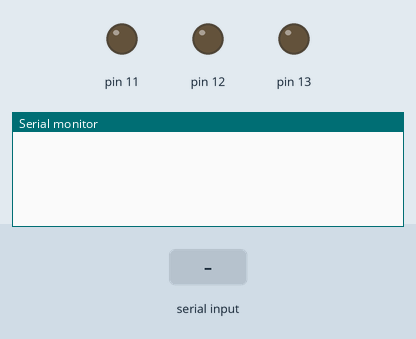
Simulated run of this sketch. Board: Arduino Uno, built with avr-gcc and run on an emulated ATmega328P. Shown: output pins drawn as LEDs (lit = HIGH), the last lines printed to the serial monitor. Inputs (shaded band) come from the test bench. The modem accepts every AT command (registered, SIM ready, sends succeed) and sends nothing else.

Above: at 0.8 s.
0.9 s: "90,45\n" received over the second serial link
At 2.6 s:
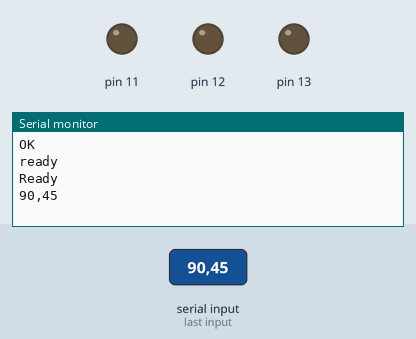
3.5 s: "5\n" received over the second serial link
At 5.2 s:
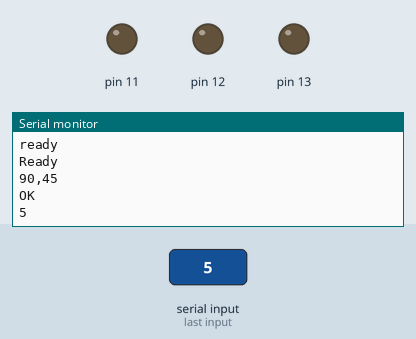

The sketch:

IoT_Send_control.ino
```cpp
#include <SoftwareSerial.h>

#define DEBUG true

SoftwareSerial esp8266(2,3); // make RX Arduino line is pin 2, make TX Arduino line is pin 3.
                             // This means that you need to connect the TX line from the esp to the Arduino's pin 2
                             // and the RX line from the esp to the Arduino's pin 3
void setup()
{
  Serial.begin(9600);
  esp8266.begin(9600); // your esp's baud rate might be different

  pinMode(11,OUTPUT);
  digitalWrite(11,LOW);

  pinMode(12,OUTPUT);
  digitalWrite(12,LOW);

  pinMode(13,OUTPUT);
  digitalWrite(13,LOW);

  sendData("AT+RST\r\n",2000,DEBUG); // reset module
  sendData("AT+CWMODE=3\r\n",2000,DEBUG); // configure as access point
  sendData("AT+CIPMODE=1\r\n",2000,DEBUG); // configure as access point
//  sendData("AT+CWMODE=3\r\n",2000,DEBUG); // configure as access point
//  sendData("AT+CIFSR\r\n",1000,DEBUG); // get ip address
//  sendData("AT+CIPMUX=1\r\n",1000,DEBUG); // configure for multiple connections
//  sendData("AT+CIPSERVER=1,80\r\n",1000,DEBUG); // turn on server on port 80


  sendData("AT+CWJAP=\"Knolls1218\",\"madison1218\"\r\n",10000,DEBUG);
  sendData("AT+CIPSTART=\"TCP\",\"setiot.com\",80\r\n",2000,DEBUG);
  sendData("AT+CIPSEND\r\n",7000,DEBUG);
  sendData("GET http://setiot.com/receiver.php?apples=200000&oranges=23 HTTP/1.0\r\n",2000,DEBUG);
  sendData("\r\n",2000,DEBUG);
}

void loop()
{
  if(esp8266.available()) // check if the esp is sending a message
  {


    if(esp8266.find("+IPD,"))
    {
     delay(1000); // wait for the serial buffer to fill up (read all the serial data)
     // get the connection id so that we can then disconnect
     int connectionId = esp8266.read()-48; // subtract 48 because the read() function returns
                                           // the ASCII decimal value and 0 (the first decimal number) starts at 48

     esp8266.find("pin="); // advance cursor to "pin="

     int pinNumber = (esp8266.read()-48)*10; // get first number i.e. if the pin 13 then the 1st number is 1, then multiply to get 10
     pinNumber += (esp8266.read()-48); // get second number, i.e. if the pin number is 13 then the 2nd number is 3, then add to the first number

     digitalWrite(pinNumber, !digitalRead(pinNumber)); // toggle pin

     // make close command
     String closeCommand = "AT+CIPCLOSE=";
     closeCommand+=connectionId; // append connection id
     closeCommand+="\r\n";

     sendData(closeCommand,1000,DEBUG); // close connection
    }
  }
}

/*
* Name: sendData
* Description: Function used to send data to ESP8266.
* Params: command - the data/command to send; timeout - the time to wait for a response; debug - print to Serial window?(true = yes, false = no)
* Returns: The response from the esp8266 (if there is a reponse)
*/
String sendData(String command, const int timeout, boolean debug)
{
    String response = "";

    esp8266.print(command); // send the read character to the esp8266

    long int time = millis();

    while( (time+timeout) > millis())
    {
      while(esp8266.available())
      {

        // The esp has data so display its output to the serial window
        char c = esp8266.read(); // read the next character.
        response+=c;
      }
    }

    if(debug)
    {
      Serial.print(response);
    }

    return response;
}
```

Measured:
- after the input at 0.9 s, the serial monitor: prints a new line after 1.1 s (image 1)
- after the input at 3.5 s, the serial monitor: prints a new line after 0.53 s (image 2)
